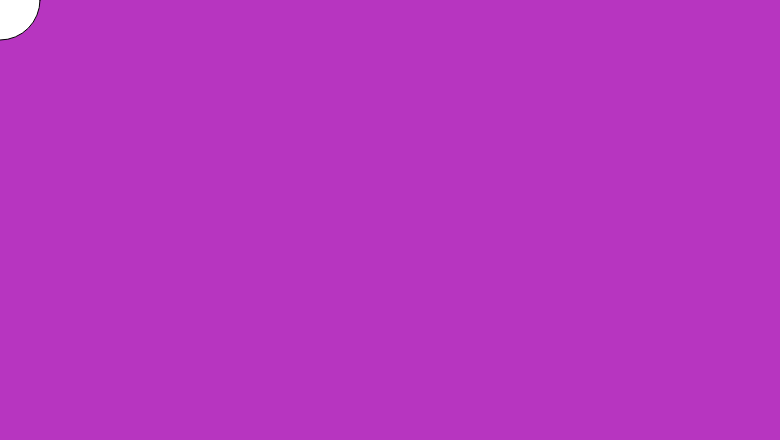
Frame 1 (no input)
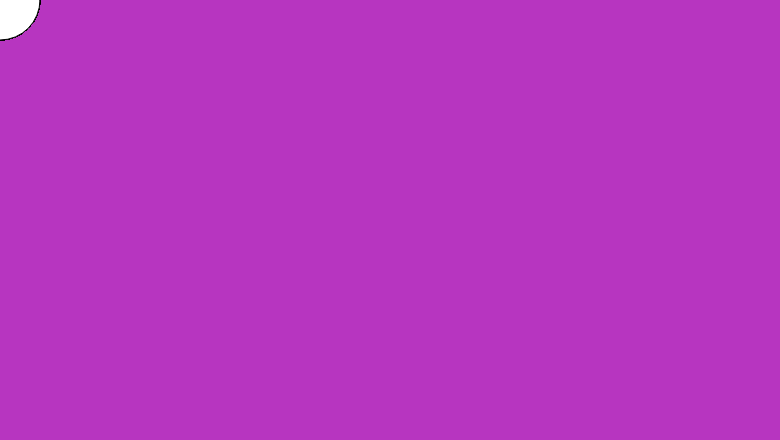
Frame 60 (no input)
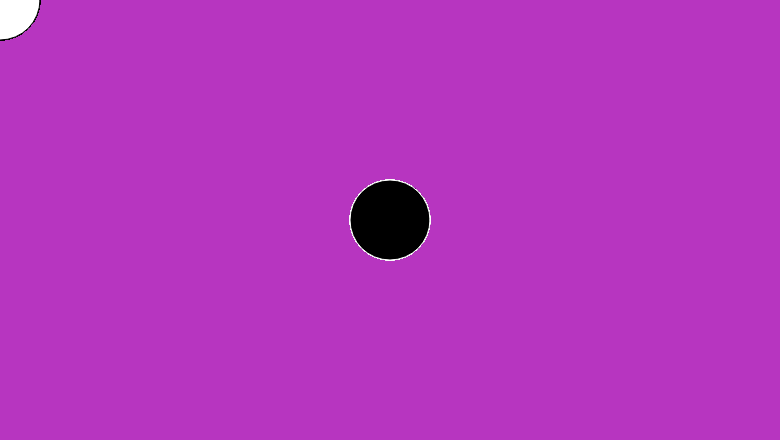
Frame 120 (the mouse pressed at the canvas centre since frame 60)

The p5.js sketch that drew these frames (run headless with seeded random() and noise() and a simulated clock; from frame 60 on, the mouse is pressed at the canvas centre):

// p5.js sketch
// ── sketch.js
function setup() {
	createCanvas(displayWidth-20, displayHeight-160);
	background(random(0, 256), random(0, 256), random(0, 256));
}

function draw() {	
	if (mouseIsPressed) {
		fill(0);
		stroke(255);
	} else {
		fill(255);
		stroke(0);
	}
	
	ellipse(mouseX, mouseY, 80, 80);
	
	if (keyIsPressed) {
		clear();
		background(random(0, 256), random(0, 256), random(0, 256));
		keyIsPressed = false;
	}
}
